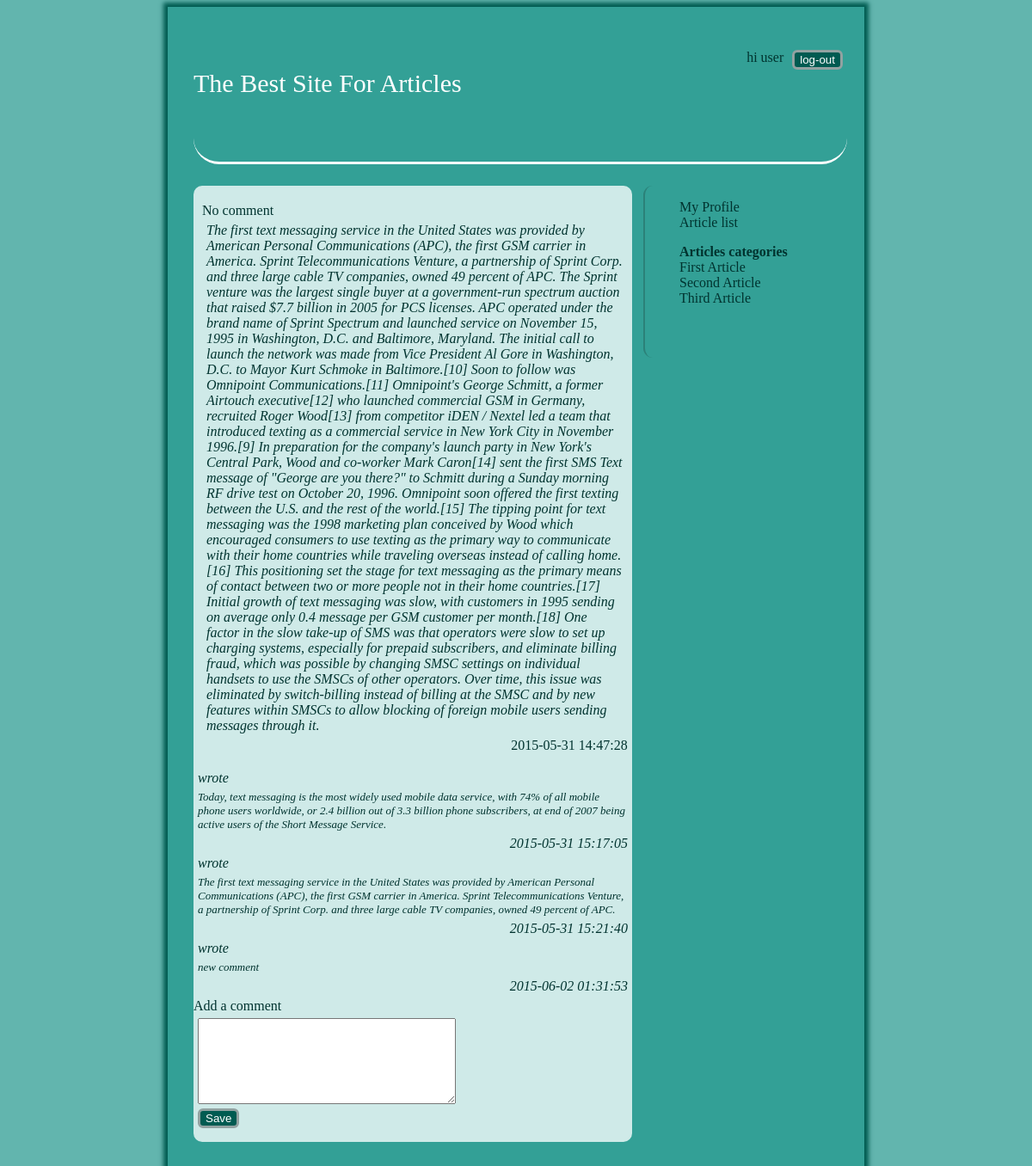
The app's page /article.php?id=63 (signed in) with its own data.
### tables this page shows
CREATE TABLE `article` (
  `id` int(6) unsigned NOT NULL AUTO_INCREMENT,
  `title` text,
  `content` text,
  `reg_date` timestamp NOT NULL DEFAULT CURRENT_TIMESTAMP ON UPDATE CURRENT_TIMESTAMP,
  `owner_id` int(6) DEFAULT NULL,
  `category` varchar(255) DEFAULT NULL,
  PRIMARY KEY (`id`)
);

CREATE TABLE `comment` (
  `id` int(6) unsigned NOT NULL AUTO_INCREMENT,
  `art_ids` int(6) NOT NULL,
  `content` text,
  `reg_date` timestamp NOT NULL DEFAULT CURRENT_TIMESTAMP ON UPDATE CURRENT_TIMESTAMP,
  `owner` int(6) DEFAULT NULL,
  PRIMARY KEY (`id`)
);

### model/link.php (called while the page is built, shortened)
<?php
class DatabaseConnection {
 	public $host = "localhost";
 	public $user = "root";
 	public $password = "root";
 	public $database ="test";
 	public function __construct () {
		return $this->link = mysqli_connect($this->host,$this->user,$this->password,$this->database);
 	}
}
?>

### controller/article.php (called while the page is built, shortened)
<?php
require_once("model/user.php");
require_once("model/article.php");
Class ArticleController {
	public $articleModel;
	public function __construct (){
		$this->articleModel =  new ArticleModel();
	}
	public function getArticle ($id) {
		return $this->articleModel->getArticle($id);
	}
	public function getComments ($artId) {
		return $this->articleModel->getComments($artId);
	}
}
?>

### model/article.php (called while the page is built, shortened)
<?php
require_once("link.php");
require_once("class/article.php");
require_once("class/comment.php");
Class ArticleModel extends DatabaseConnection {
	public function getArticle ($id) {
		$sql = "select * from article where id=".$id;
		$result = $this->link->query($sql);
		$article = null;
		while($row = mysqli_fetch_array($result)) {
			$article = new Article($row);
		}
		return $article;
	}
	public function getComments ($artId) {
		$sql = "select comment.*, user.name as owner from comment left join user on ".
		"user.id =comment.owner where art_ids=".$artId;
		$result = $this->link->query($sql);
		$index = 0;
		$comment = array();
		while($row = mysqli_fetch_array($result)) {
			$comment[$index] = new Comment($row);
			$index++;
		}
		return $comment;
	}
}
?>

### class/article.php (called while the page is built, shortened)
<?php
class Article {
	public function __construct ($row) {
		$this->title = $row["title"];
		$this->content = $row["content"];
		$this->reg_date = $row["reg_date"];
	}
}
?>

### class/comment.php (called while the page is built, shortened)
<?php
class Comment {
	public function __construct ($row) {
		$this->content = $row["content"];
		$this->reg_date = $row["reg_date"];
	}
}
?>

### article.php (the view, shortened to what this page needs)
<?php
require_once("header.php");
require_once("sidebar.php");
require_once("controller/article.php");
$id = isset($_GET["id"]) ? $_GET["id"] : "";
$articleController = new ArticleController();
$article = $articleController->getArticle($id);
$comments = $articleController->getComments($id);
?>
<div class="content">
				<div class="addArticle">
					<div><?=$article->title?></div>
					<p><?=$article->content?></p>
					<div class="date"><?= $article->reg_date ?></div>
				</div>
				<?php
					$count = count($comments);
					for ($i = 0; $i < $count; $i++) {
				?>
						<div>
							<p><?=$comments[$i]->owner?> wrote</p>
							<p class="comment"><?=$comments[$i]->content?></p>
							<p class="date"><?=$comments[$i]->reg_date?></p>
						</div>
				<?php	}
				?>
				<div>Add a comment</div>
				<form action="router.php" method="POST">
					<p><textarea minlength="1" maxlength="255" name="content"></textarea></p>
					<p><input type="submit" value="Save"></p>
				</form>
			  </div>
			</div>
	</body>
</html>

### css/style.css (style rules this page uses)
body { background: #62B5AE; text-align: center; }
ul, span, a, div { color: #00332F; }
.content { width: 68%; margin: 25px 0; display: inline-block; float: left; background: #CFEAE8; border-radius: 10px; min-height: 200px; }
input[type=button], input[type=submit], input.btn { background: #005b51; color: #fff; border: 3px solid #92A2A1; border-radius: 6px; }
textarea { width: 300; height: 100; }
.addArticle { margin: 10px auto 10px; height-min: 30px; padding: 10px; width: 97%; border-radius: 3px; }
.date { text-align: right; }
p { font-style: italic; margin: 5px; }
.comment { font-size: 13px; }

### records on screen
article: title "No comment", content "The first text messaging service in the United States was provided by American Personal Communications (APC), the first GSM carrier in America. Sprint Telecommunications Venture, a partnership of Sprint Corp. and three large cable TV companies, owned 49 percent of APC. The Sprint venture was the largest single buyer at a government-run spectrum auction that raised $7.7 billion in 2005 for PCS licenses. APC operated under the brand name of Sprint Spectrum and launched service on November 15, 1995 in Washington, D.C. and Baltimore, Maryland. The initial call to launch the network was made from Vice President Al Gore in Washington, D.C. to Mayor Kurt Schmoke in Baltimore.[10] Soon to follow…", reg_date "2015-05-31 14:47:28"
comment: content "Today, text messaging is the most widely used mobile data service, with 74% of all mobile phone users worldwide, or 2.4 billion out of 3.3 billion phone subscribers, at end of 2007 being active users of the Short Message Service.", reg_date "2015-05-31 15:17:05"
comment: content "The first text messaging service in the United States was provided by American Personal Communications (APC), the first GSM carrier in America. Sprint Telecommunications Venture, a partnership of Sprint Corp. and three large cable TV companies, owned 49 percent of APC.", reg_date "2015-05-31 15:21:40"
comment: content "new comment", reg_date "2015-06-02 01:31:53"

### other values on screen
$_SESSION["name"] "user"
